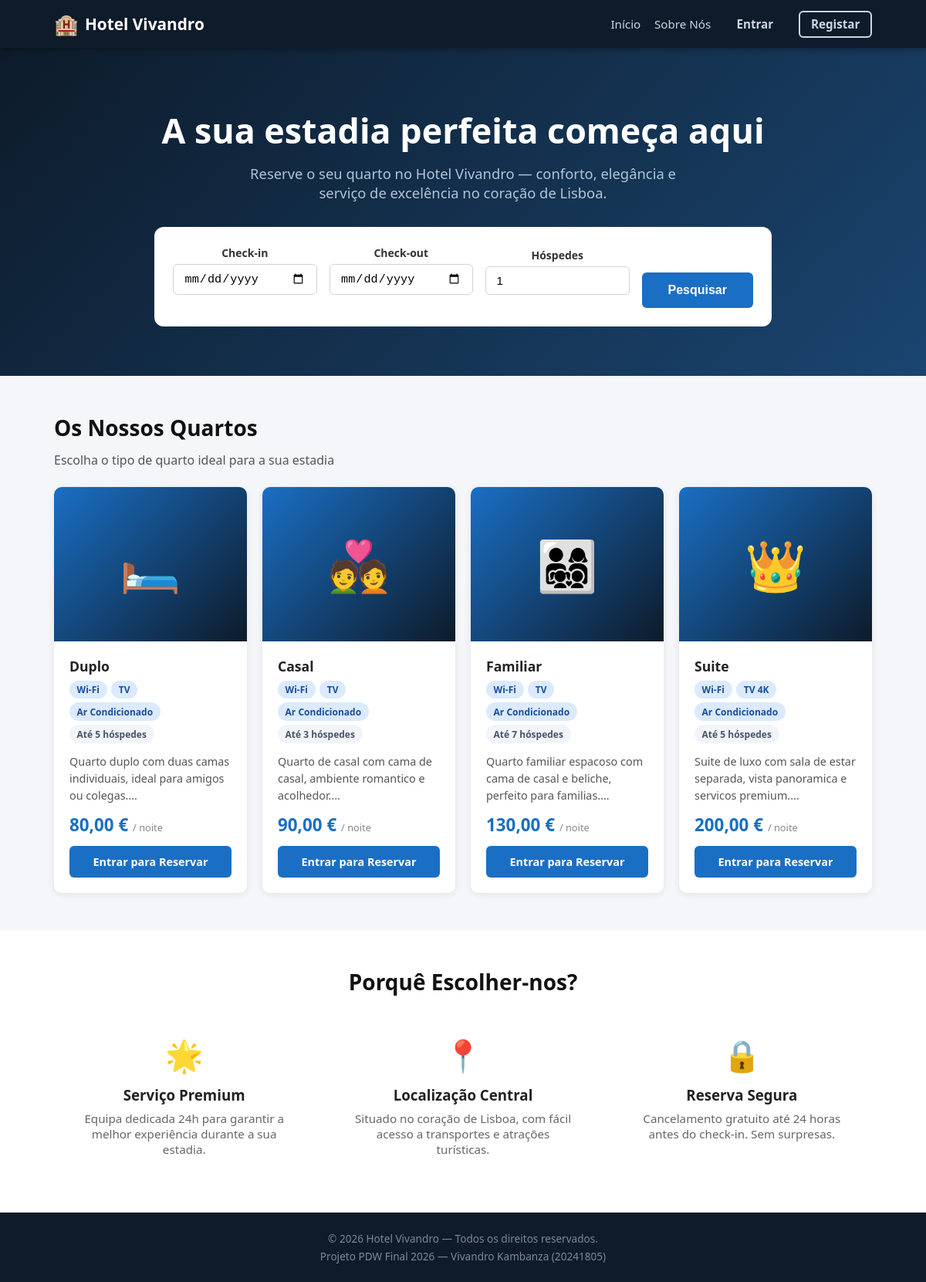
Screenshot of /backend/index.php with the database file from the repository.
### tables this page shows
CREATE TABLE room_types (
    id                      INT AUTO_INCREMENT PRIMARY KEY,
    name                    VARCHAR(50)     NOT NULL,
    base_capacity           INT             NOT NULL,
    max_capacity            INT             NOT NULL,
    base_daily_rate         DECIMAL(10,2)   NOT NULL,
    breakfast_cost_per_guest DECIMAL(10,2)  NOT NULL DEFAULT 10.00,
    extra_guest_surcharge   DECIMAL(10,2)   NOT NULL DEFAULT 20.00,
    description             TEXT,
    amenities               VARCHAR(255)    DEFAULT NULL,
    status                  ENUM('active','inactive') NOT NULL DEFAULT 'active'
);

### backend/includes/functions.php (called while the page is built, shortened)
<?php
function e(mixed $val): string {
    return htmlspecialchars((string)$val, ENT_QUOTES, 'UTF-8');
}
function formatMoney(float $amount): string {
    return number_format($amount, 2, ',', '.') . ' €';
}
function get(string $key, mixed $default = ''): mixed {
    return $_GET[$key] ?? $default;
}

### backend/includes/auth.php (called while the page is built, shortened)
<?php
require_once __DIR__ . '/functions.php';
function isLoggedIn(): bool {
    return isset($_SESSION['user_id']);
}

### backend/index.php (the view, shortened to what this page needs)
<?php
require_once __DIR__ . '/includes/functions.php';
require_once __DIR__ . '/includes/auth.php';
$pdo = getDB();
$checkIn  = get('check_in');
$checkOut = get('check_out');
$guests   = max(1, (int)get('guests', 1));
$sql = 'SELECT * FROM room_types WHERE status = "active" ORDER BY base_daily_rate ASC';
$roomTypes = $pdo->query($sql)->fetchAll();
$rtIcons = ['Duplo' => '🛏️', 'Casal' => '💑', 'Familiar' => '👨‍👩‍👧‍👦', 'Suite' => '👑'];
include __DIR__ . '/includes/header.php';
?>
<section class="hero">
    <div class="container">
        <h1>A sua estadia perfeita começa aqui</h1>
        <p>Reserve o seu quarto no Hotel Vivandro — conforto, elegância e serviço de excelência no coração de Lisboa.</p>
        <form method="get" action="index.php" class="hero-search">
            <div class="form-group">
                <label class="form-label">Check-in</label>
                <input type="date" name="check_in" class="form-control"
                    value="<?= e($checkIn) ?>"
                    min="<?= date('Y-m-d') ?>">
            </div>
            <div class="form-group">
                <label class="form-label">Check-out</label>
                <input type="date" name="check_out" class="form-control"
                    value="<?= e($checkOut) ?>"
                    min="<?= date('Y-m-d', strtotime('+1 day')) ?>">
            </div>
            <div class="form-group">
                <label class="form-label">Hóspedes</label>
                <input type="number" name="guests" class="form-control" value="<?= e($guests) ?>" min="1" max="7">
            </div>
            <div>
                <button type="submit" class="btn btn-primary btn-lg">Pesquisar</button>
            </div>
        </form>
    </div>
</section>
<section class="section">
    <div class="container">
        <?php if ($checkIn && $checkOut): ?>
            <h2 class="section-title">
                Resultados para <?= e(formatDate($checkIn)) ?> → <?= e(formatDate($checkOut)) ?> (<?= e($guests) ?> hóspede<?= $guests > 1 ? 's' : '' ?>)
            </h2>
            <?php if (empty($roomTypes)): ?>
                <div class="alert alert-warning">Não existem quartos disponíveis para os critérios escolhidos. Tente outras datas ou menos hóspedes.</div>
            <?php endif; ?>
        <?php else: ?>
            <h2 class="section-title">Os Nossos Quartos</h2>
            <p class="section-subtitle">Escolha o tipo de quarto ideal para a sua estadia</p>
        <?php endif; ?>
        <div class="grid-4">
        <?php foreach ($roomTypes as $rt): ?>
            <?php
            $icon   = $rtIcons[$rt['name']] ?? '🏠';
            $amenitiesList = explode(',', $rt['amenities'] ?? '');
            ?>
            <div class="card">
                <div class="card-img"><?= $icon ?></div>
                <div class="card-body">
                    <div class="card-title"><?= e($rt['name']) ?></div>
                    <div class="card-badges">
                        <?php foreach (array_slice($amenitiesList, 0, 3) as $am): ?>
                            <span class="badge badge-blue"><?= e(trim($am)) ?></span>
                        <?php endforeach; ?>
                        <span class="badge badge-gray">Até <?= e($rt['max_capacity']) ?> hóspedes</span>
                    </div>
                    <p class="card-text"><?= e(mb_substr($rt['description'], 0, 90)) ?>…</p>
                    <div class="card-price">
                        <?= formatMoney($rt['base_daily_rate']) ?> <small>/ noite</small>
                    </div>
                    <?php if (isLoggedIn() && ($_SESSION['user_role'] ?? '') === 'client'): ?>
                        <a href="book.php?room_type_id=<?= $rt['id'] ?>&check_in=<?= urlencode($checkIn) ?>&check_out=<?= urlencode($checkOut) ?>&guests=<?= $guests ?>"
                            class="btn btn-primary btn-block">Reservar</a>
                    <?php elseif (!isLoggedIn()): ?>
                        <a href="login.php?redirect=<?= urlencode('book.php?room_type_id=' . $rt['id']) ?>"
                            class="btn btn-primary btn-block">Entrar para Reservar</a>
                    <?php endif; ?>
                </div>
            </div>
        <?php endforeach; ?>
        </div>
    </div>
</section>
<section class="section" style="background:#fff; padding: 3rem 0;">
    <div class="container">
        <h2 class="section-title text-center">Porquê Escolher-nos?</h2>
        <div class="grid-3" style="margin-top:1.5rem">
            <div class="text-center" style="padding:1.5rem">
                <div style="font-size:2.5rem;margin-bottom:.75rem">🌟</div>
                <h3 style="margin-bottom:.5rem">Serviço Premium</h3>
                <p style="color:#666;font-size:.95rem">Equipa dedicada 24h para garantir a melhor experiência durante a sua estadia.</p>
            </div>
            <div class="text-center" style="padding:1.5rem">
                <div style="font-size:2.5rem;margin-bottom:.75rem">📍</div>
                <h3 style="margin-bottom:.5rem">Localização Central</h3>
                <p style="color:#666;font-size:.95rem">Situado no coração de Lisboa, com fácil acesso a transportes e atrações turísticas.</p>
            </div>
            <div class="text-center" style="padding:1.5rem">
                <div style="font-size:2.5rem;margin-bottom:.75rem">🔒</div>
                <h3 style="margin-bottom:.5rem">Reserva Segura</h3>
                <p style="color:#666;font-size:.95rem">Cancelamento gratuito até 24 horas antes do check-in. Sem surpresas.</p>
            </div>
        </div>
    </div>
</section>
<?php include __DIR__ . '/includes/footer.php'; ?>

### backend/assets/css/style.css (style rules this page uses)
*, *::before, *::after { box-sizing: border-box; margin: 0; padding: 0; }
html { font-size: 16px; scroll-behavior: smooth; }
body { font-family: 'Segoe UI', system-ui, sans-serif; background: #f4f6f9; color: #222; min-height: 100vh; display: flex; flex-direction: column; }
a { color: #1a6fc4; text-decoration: none; }
.container { max-width: 1100px; margin: 0 auto; padding: 0 1.25rem; }
.section { padding: 3rem 0; }
.section-title { font-size: 1.75rem; font-weight: 700; margin-bottom: 1.5rem; color: #111; }
.section-subtitle { color: #555; margin-top: -.75rem; margin-bottom: 1.5rem; }
.grid-3 { display: grid; grid-template-columns: repeat(3, 1fr); gap: 1.5rem; }
.grid-4 { display: grid; grid-template-columns: repeat(4, 1fr); gap: 1.25rem; }
.btn { display: inline-block; padding: .55rem 1.3rem; border-radius: 6px; font-size: .9rem; font-weight: 600; cursor: pointer; border: 2px solid transparent; transition: all .2s; text-align: center; }
.btn-primary { background: #1a6fc4; color: #fff; }
.btn-lg { padding: .75rem 2rem; font-size: 1rem; }
.btn-block { display: block; width: 100%; }
.card { background: #fff; border-radius: 10px; box-shadow: 0 2px 10px rgba(0,0,0,.08); overflow: hidden; transition: transform .2s, box-shadow .2s; }
.card-img { width: 100%; height: 200px; object-fit: cover; background: linear-gradient(135deg, #1a6fc4, #0d1b2a); display: flex; align-items: center; justify-content: center; font-size: 4rem; }
.card-body { padding: 1.25rem; }
.card-title { font-size: 1.1rem; font-weight: 700; margin-bottom: .4rem; }
.card-text { color: #555; font-size: .9rem; margin-bottom: .75rem; line-height: 1.5; }
.card-price { font-size: 1.4rem; font-weight: 800; color: #1a6fc4; margin-bottom: .75rem; }
.card-price small { font-size: .8rem; font-weight: 400; color: #888; }
.card-badges { display: flex; flex-wrap: wrap; gap: .35rem; margin-bottom: .85rem; }
.badge { display: inline-block; padding: .2rem .6rem; border-radius: 20px; font-size: .75rem; font-weight: 600; }
.badge-blue { background: #dbeafe; color: #1a4d9e; }
.badge-gray { background: #f1f5f9; color: #475569; }
.form-group { margin-bottom: 1.1rem; }
.form-label { display: block; font-size: .875rem; font-weight: 600; margin-bottom: .3rem; color: #333; }
.form-control { width: 100%; padding: .55rem .85rem; border: 1px solid #ced4da; border-radius: 6px; font-size: .95rem; transition: border-color .2s, box-shadow .2s; background: #fff; }
.hero { background: linear-gradient(135deg, #0d1b2a 0%, #1a4570 100%); color: #fff; padding: 5rem 0 4rem; text-align: center; }
.hero h1 { font-size: 2.8rem; font-weight: 800; margin-bottom: 1rem; line-height: 1.2; }
.hero p { font-size: 1.15rem; color: #b0c4d8; max-width: 600px; margin: 0 auto 2rem; }
.hero-search { background: #fff; border-radius: 12px; padding: 1.5rem; max-width: 800px; margin: 0 auto; display: grid; grid-template-columns: 1fr 1fr 1fr auto; gap: 1rem; align-items: end; }
.hero-search .form-label { color: #333; }
.text-center { text-align: center; }

### rows the page displays
room_types: name "🛏️", name "Duplo", amenities "Wi-Fi", amenities "TV", amenities "Ar Condicionado", max_capacity "5", description "Quarto duplo com duas camas individuais, ideal para amigos ou colegas.", base_daily_rate "80,00 €"
room_types: name "💑", name "Casal", amenities "Wi-Fi", amenities "TV", amenities "Ar Condicionado", max_capacity "3", description "Quarto de casal com cama de casal, ambiente romantico e acolhedor.", base_daily_rate "90,00 €"
room_types: name "👨‍👩‍👧‍👦", name "Familiar", amenities "Wi-Fi", amenities "TV", amenities "Ar Condicionado", max_capacity "7", description "Quarto familiar espacoso com cama de casal e beliche, perfeito para familias.", base_daily_rate "130,00 €"
room_types: name "👑", name "Suite", amenities "Wi-Fi", amenities "TV 4K", amenities "Ar Condicionado", max_capacity "5", description "Suite de luxo com sala de estar separada, vista panoramica e servicos premium.", base_daily_rate "200,00 €"
